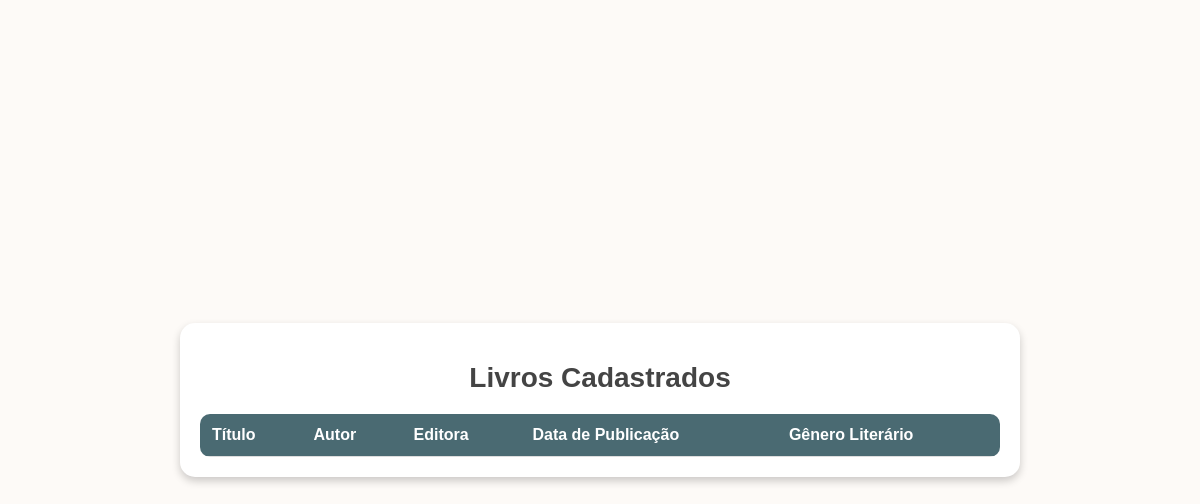
Page /list_books on the earlier database version.
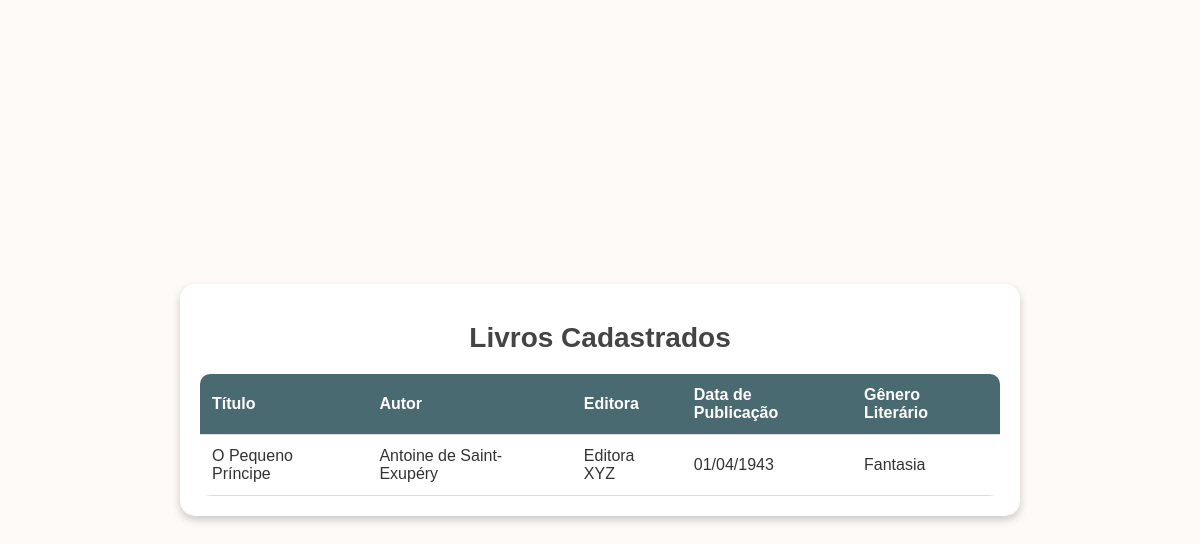
Same page on the later database version.
### app.py (models this page shows)
class Book(db.Model):
    id = db.Column(db.Integer, primary_key=True)
    title = db.Column(db.String(100), nullable=False)
    author = db.Column(db.String(100), nullable=False)
    publisher = db.Column(db.String(100), nullable=True)
    data_publicacao = db.Column(db.String(10), nullable=True)  # Formato DD/MM/AAAA
    genero_literario = db.Column(db.String(50), nullable=True)

### app.py (the view)
@app.route('/list_books')
def list_books():
    books = Book.query.all()
    return render_template('list_books.html', books=books)

### templates/list_books.html (shortened to what this page needs)
<!DOCTYPE html>
<html lang="en">
<head>
</head>
<body>
    <div class="container">
        <h1>Livros Cadastrados</h1>
        <table>
            <thead>
                <tr>
                    <th>Título</th>
                    <th>Autor</th>
                    <th>Editora</th>
                    <th>Data de Publicação</th>
                    <th>Gênero Literário</th>
                </tr>
            </thead>
            <tbody>
                {% for book in books %}
                    <tr>
                        <td>{{ book.title }}</td>
                        <td>{{ book.author }}</td>
                        <td>{{ book.publisher }}</td>
                        <td>{{ book.data_publicacao }}</td>
                        <td>{{ book.genero_literario }}</td>
                    </tr>
                {% endfor %}
            </tbody>
        </table>
    </div>
</body>
</html>

Differences in the rows shown:
added Book: title "O Pequeno Príncipe", author "Antoine de Saint-Exupéry", publisher "Editora XYZ", data_publicacao "01/04/1943", genero_literario "Fantasia"
